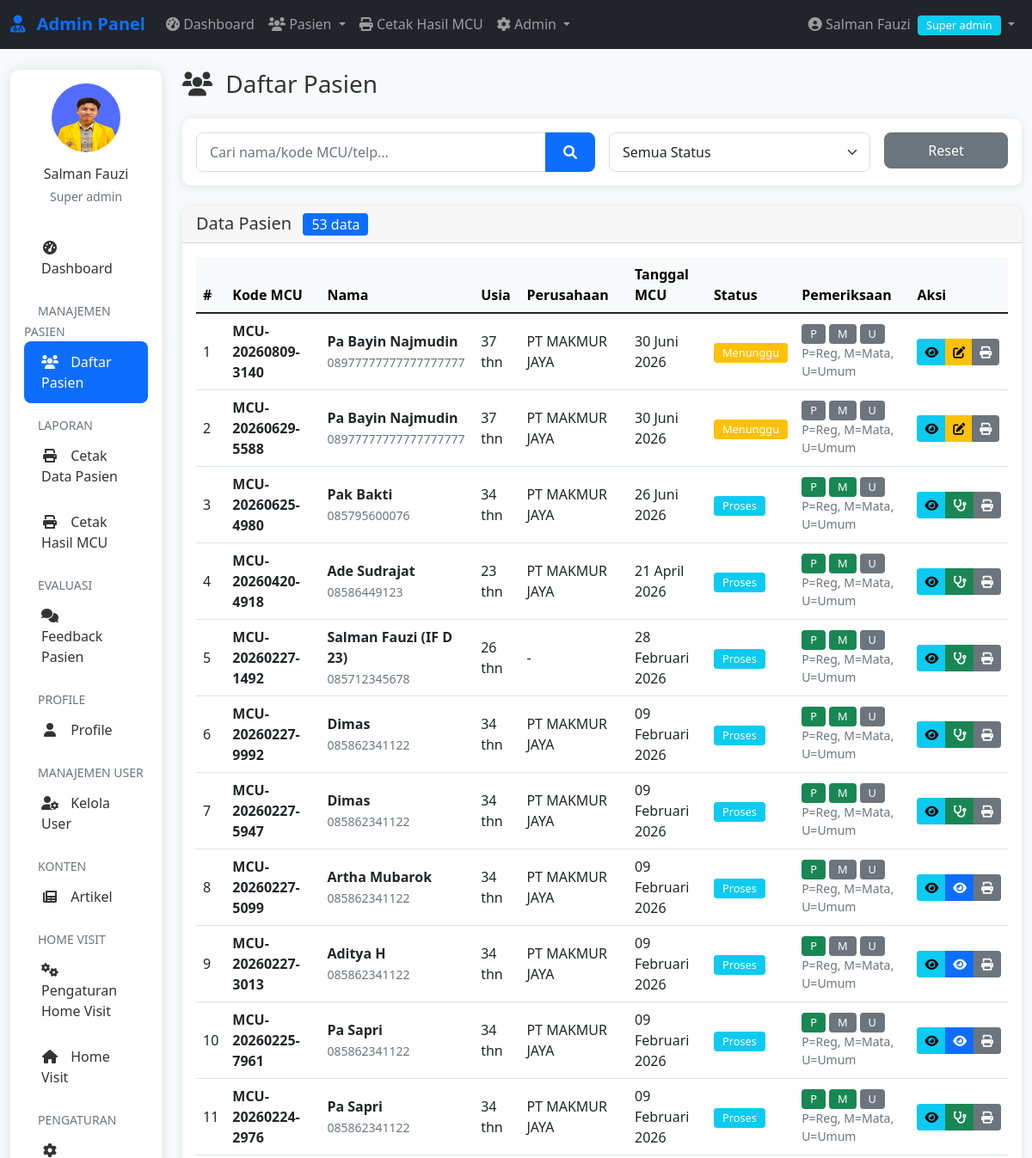
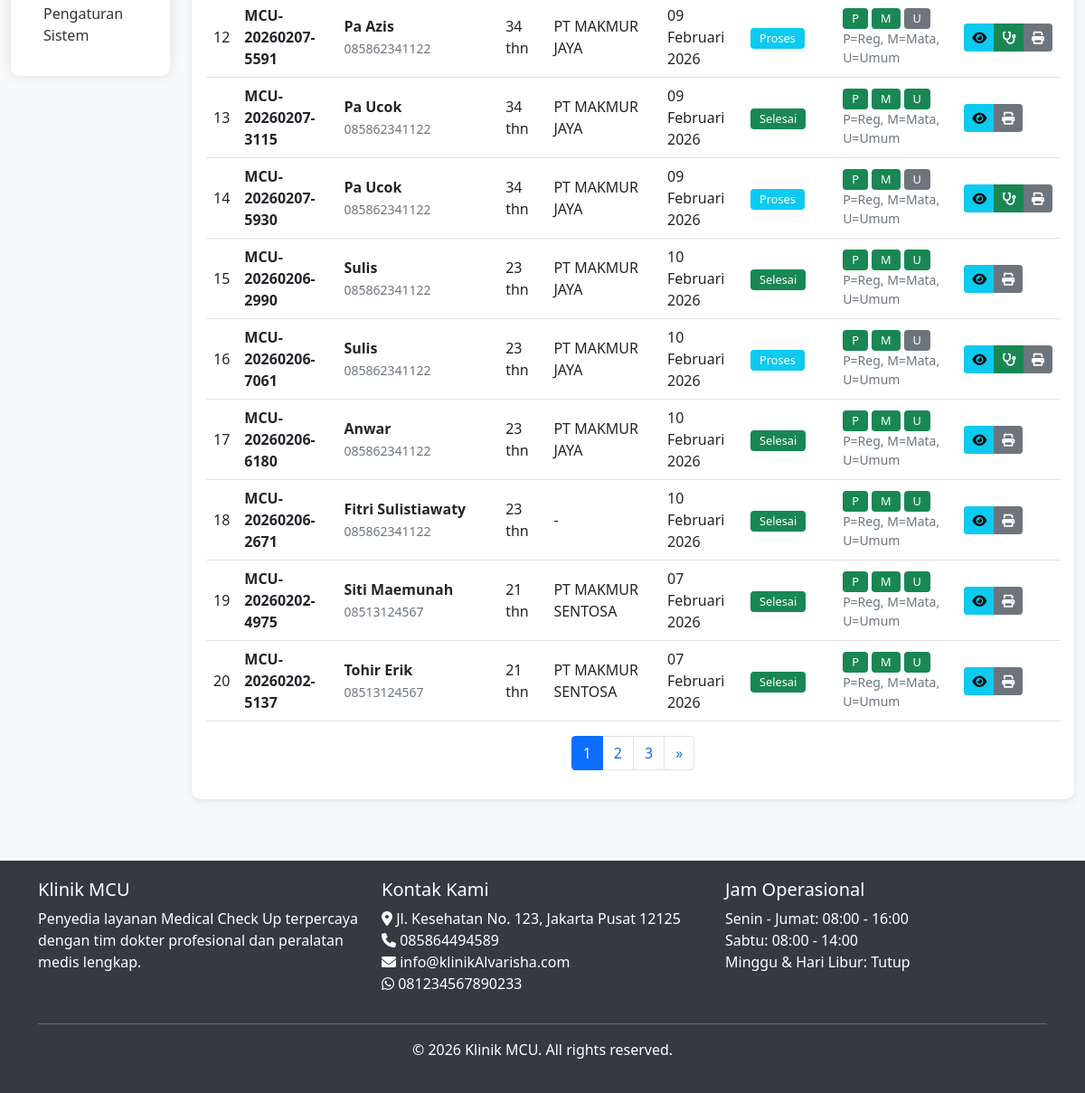
Screenshot of /admin/dashboard.php?page=patients&filter=all (signed in) with the database file from the repository (2 pictures, top to bottom).
### tables this page shows
CREATE TABLE `pasien` (
  `id` int(11) NOT NULL,
  `kode_mcu` varchar(20) DEFAULT NULL,
  `nama` varchar(100) NOT NULL,
  `jenis_kelamin` enum('L','P') DEFAULT NULL,
  `tempat_lahir` varchar(50) DEFAULT NULL,
  `tanggal_lahir` date DEFAULT NULL,
  `usia` int(11) DEFAULT NULL,
  `alamat` text DEFAULT NULL,
  `pendidikan` varchar(50) DEFAULT NULL,
  `agama` varchar(20) DEFAULT NULL,
  `golongan_darah` varchar(3) DEFAULT NULL,
  `no_telp` varchar(20) DEFAULT NULL,
  `email` varchar(100) DEFAULT NULL,
  `perusahaan` varchar(100) DEFAULT NULL,
  `posisi_pekerjaan` varchar(100) DEFAULT NULL,
  `tanggal_mcu` date DEFAULT NULL,
  `status_pendaftaran` enum('menunggu','proses','selesai') DEFAULT 'menunggu',
  `created_at` timestamp NOT NULL DEFAULT current_timestamp(),
  `deleted_at` datetime DEFAULT NULL
);

CREATE TABLE `pengaturan` (
  `id` int(11) NOT NULL,
  `nama_klinik` varchar(100) DEFAULT NULL,
  `alamat` text DEFAULT NULL,
  `telepon` varchar(20) DEFAULT NULL,
  `email` varchar(100) DEFAULT NULL,
  `whatsapp` varchar(20) DEFAULT NULL,
  `logo` varchar(255) DEFAULT NULL,
  `tentang` text DEFAULT NULL,
  `created_at` timestamp NOT NULL DEFAULT current_timestamp(),
  `hero_image` varchar(255) DEFAULT NULL
);

### admin/dashboard.php (the view, shortened to what the rows shown need)
<?php
require_once __DIR__ . '/../includes/auth.php';
require_once __DIR__ . '/../includes/functions.php';
$offset = 0;
$page = isset($_GET['page']) ? $_GET['page'] : 'dashboard';
if ($page == 'patients') {
    $where = "1=1";
    $limit = 20;
    $page_num = isset($_GET['page_num']) ? (int)$_GET['page_num'] : 1;
    $offset = ($page_num - 1) * $limit;
    $query = "SELECT p.*,
              (SELECT COUNT(*) FROM pemeriksaan WHERE pasien_id = p.id AND pemeriksa_role = 'pendaftaran') as cek_pendaftaran,
              (SELECT COUNT(*) FROM pemeriksaan WHERE pasien_id = p.id AND pemeriksa_role = 'dokter_mata') as cek_mata,
              (SELECT COUNT(*) FROM pemeriksaan WHERE pasien_id = p.id AND pemeriksa_role = 'dokter_umum') as cek_umum
              FROM pasien p
              WHERE $where
              ORDER BY p.created_at DESC
              LIMIT $limit OFFSET $offset";
    $result = mysqli_query($conn, $query);
}
?>
<?php include '../includes/admin-header.php'; ?>
<div class="container-fluid mt-4">
    <div class="row">
            <?php include 'includes/admin-sidebar.php'; ?>
        <div class="col-lg-10">
            <?php if ($page == 'patients'): ?>
                <div class="d-flex justify-content-between align-items-center mb-4">
                    <h1 class="h3 mb-0">
                        <i class="fas fa-users me-2"></i> Daftar Pasien
                    </h1>
                </div>
                <div class="card">
                    <div class="card-body">
                        <?php if (mysqli_num_rows($result) > 0): ?>
                            <div class="table-responsive">
                                <table class="table table-hover">
                                    <thead class="table-light">
                                        <tr>
                                            <th>#</th>
                                            <th>Kode MCU</th>
                                            <th>Nama</th>
                                            <th>Usia</th>
                                            <th>Perusahaan</th>
                                            <th>Tanggal MCU</th>
                                            <th>Status</th>
                                            <th>Pemeriksaan</th>
                                            <th>Aksi</th>
                                        </tr>
                                    </thead>
                                    <tbody>
                                        <?php $no = $offset + 1; ?>
                                        <?php while ($patient = mysqli_fetch_assoc($result)): ?>
                                            <tr>
                                                <td><?php echo $no++; ?></td>
                                                <td>
                                                    <strong><?php echo $patient['kode_mcu']; ?></strong>
                                                </td>
                                                <td>
                                                    <div class="fw-bold"><?php echo htmlspecialchars($patient['nama']); ?></div>
                                                    <small class="text-muted"><?php echo $patient['no_telp']; ?></small>
                                                </td>
                                                <td><?php echo $patient['usia']; ?> thn</td>
                                                <td><?php echo $patient['perusahaan'] ?: '-'; ?></td>
                                                <td><?php echo formatDateIndo($patient['tanggal_mcu']); ?></td>
                                                <td><?php echo getStatusBadge($patient['status_pendaftaran']); ?></td>
                                                <td>
                                                    <div class="d-flex gap-1">
                                                        <span class="badge <?php echo $patient['cek_pendaftaran'] ? 'bg-success' : 'bg-secondary'; ?>">
                                                            P
                                                        </span>
                                                        <span class="badge <?php echo $patient['cek_mata'] ? 'bg-success' : 'bg-secondary'; ?>">
                                                            M
                                                        </span>
                                                        <span class="badge <?php echo $patient['cek_umum'] ? 'bg-success' : 'bg-secondary'; ?>">
                                                            U
                                                        </span>
                                                    </div>
                                                    <small class="d-block text-muted">P=Reg, M=Mata, U=Umum</small>
                                                </td>
                                                <td>
                                                    <div class="btn-group btn-group-sm">
                                                        <a href="pasien/detail.php?id=<?php echo $patient['id']; ?>"
                                                            class="btn btn-info"
                                                            title="Detail">
                                                            <i class="fas fa-eye"></i>
                                                        </a>
                                                        <?php if (canExamine('pendaftaran')): ?>
                                                            <?php if (!$patient['cek_pendaftaran']): ?>
                                                                <a href="pasien/pemeriksaan.php?role=pendaftaran&id=<?php echo $patient['id']; ?>"
                                                                    class="btn btn-warning"
                                                                    title="Pemeriksaan Pendaftaran">
                                                                    <i class="fas fa-edit"></i>
                                                                </a>
                                                            <?php endif; ?>
                                                        <?php endif; ?>
                                                        <?php if (canExamine('dokter_mata')): ?>
                                                            <?php if ($patient['cek_pendaftaran'] && !$patient['cek_mata']): ?>
                                                                <a href="pasien/pemeriksaan.php?role=dokter_mata&id=<?php echo $patient['id']; ?>"
                                                                    class="btn btn-primary"
                                                                    title="Pemeriksaan Mata">
                                                                    <i class="fas fa-eye"></i>
                                                                </a>
                                                            <?php endif; ?>
                                                        <?php endif; ?>
                                                        <?php if (canExamine('dokter_umum')): ?>
                                                            <?php if ($patient['cek_mata'] && !$patient['cek_umum']): ?>
                                                                <a href="pasien/pemeriksaan.php?role=dokter_umum&id=<?php echo $patient['id']; ?>"
                                                                    class="btn btn-success"
                                                                    title="Pemeriksaan Umum">
                                                                    <i class="fas fa-stethoscope"></i>
                                                                </a>
                                                            <?php endif; ?>
                                                        <?php endif; ?>
                                                        <?php if ($can_access_reports): ?>
                                                            <a href="laporan/cetak-hasil.php?id=<?php echo $patient['id']; ?>"
                                                                target="_blank"
                                                                class="btn btn-secondary"
                                                                title="Cetak Hasil">
                                                                <i class="fas fa-print"></i>
                                                            </a>
                                                        <?php endif; ?>
                                                    </div>
                                                </td>
                                            </tr>
                                        <?php endwhile; ?>
                                    </tbody>
                                </table>
                            </div>
                        <?php else: ?>
                            <div class="alert alert-info">
                                <i class="fas fa-info-circle me-2"></i> Tidak ada data pasien.
                            </div>
                        <?php endif; ?>
                    </div>
                </div>
            <?php endif; ?>
        </div>
    </div>
</div>
<?php include '../includes/admin-footer.php'; ?>

### includes/functions.php (shortened to what the rows shown need)
<?php
require_once __DIR__ . '/../config/database.php';
function formatDateIndo($date, $with_time = false)
{
    $months = array(
        1 => 'Januari',
        'Februari',
        'Maret',
        'April',
        'Mei',
        'Juni',
        'Juli',
        'Agustus',
        'September',
        'Oktober',
        'November',
        'Desember'
    );
    $timestamp = strtotime($date);
    $day = date('d', $timestamp);
    $month = $months[date('n', $timestamp)];
    $year = date('Y', $timestamp);
    $formatted = $day . ' ' . $month . ' ' . $year;
    return $formatted;
}
function getSetting($key)
{
    global $conn;
    $query = "SELECT $key FROM pengaturan LIMIT 1";
    $result = mysqli_query($conn, $query);
    $row = mysqli_fetch_assoc($result);
    return $row[$key] ?? '';
}
function getStatusBadge($status)
{
    switch ($status) {
        case 'menunggu':
            return '<span class="badge bg-warning">Menunggu</span>';
        case 'proses':
            return '<span class="badge bg-info">Proses</span>';
        case 'selesai':
            return '<span class="badge bg-success">Selesai</span>';
    }
}

### includes/admin-footer.php (shortened to what the rows shown need)
</div>
</div>
<footer class="mt-5">
    <div class="container">
        <div class="row">
            <div class="col-md-4">
                <ul class="list-unstyled">
                    <li><i class="fas fa-map-marker-alt"></i> <?php echo getSetting('alamat'); ?></li>
                    <li><i class="fas fa-phone"></i> <?php echo getSetting('telepon'); ?></li>
                    <li><i class="fas fa-envelope"></i> <?php echo getSetting('email'); ?></li>
                    <li><i class="fab fa-whatsapp"></i> <?php echo getSetting('whatsapp'); ?></li>
                </ul>
            </div>
        </div>
    </div>
</footer>
</body>
</html>

### rows the page displays
pasien: kode_mcu "MCU-20260809-3140", nama "Pa Bayin Najmudin", no_telp "08977777777777777777", usia "37", perusahaan "PT MAKMUR JAYA", tanggal_mcu "30 Juni 2026", status_pendaftaran "Menunggu"
pasien: kode_mcu "MCU-20260629-5588", nama "Pa Bayin Najmudin", no_telp "08977777777777777777", usia "37", perusahaan "PT MAKMUR JAYA", tanggal_mcu "30 Juni 2026", status_pendaftaran "Menunggu"
pasien: kode_mcu "MCU-20260625-4980", nama "Pak Bakti", no_telp "085795600076", usia "34", perusahaan "PT MAKMUR JAYA", tanggal_mcu "26 Juni 2026", status_pendaftaran "Proses"
pasien: kode_mcu "MCU-20260420-4918", nama "Ade Sudrajat", no_telp "08586449123", usia "23", perusahaan "PT MAKMUR JAYA", tanggal_mcu "21 April 2026", status_pendaftaran "Proses"
pasien: kode_mcu "MCU-20260227-1492", nama "Salman Fauzi (IF D 23)", no_telp "085712345678", usia "26", perusahaan "-", tanggal_mcu "28 Februari 2026", status_pendaftaran "Proses"
pasien: kode_mcu "MCU-20260227-9992", nama "Dimas", no_telp "085862341122", usia "34", perusahaan "PT MAKMUR JAYA", tanggal_mcu "09 Februari 2026", status_pendaftaran "Proses"
pasien: kode_mcu "MCU-20260227-5947", nama "Dimas", no_telp "085862341122", usia "34", perusahaan "PT MAKMUR JAYA", tanggal_mcu "09 Februari 2026", status_pendaftaran "Proses"
pasien: kode_mcu "MCU-20260227-5099", nama "Artha Mubarok", no_telp "085862341122", usia "34", perusahaan "PT MAKMUR JAYA", tanggal_mcu "09 Februari 2026", status_pendaftaran "Proses"
pasien: kode_mcu "MCU-20260227-3013", nama "Aditya H", no_telp "085862341122", usia "34", perusahaan "PT MAKMUR JAYA", tanggal_mcu "09 Februari 2026", status_pendaftaran "Proses"
pasien: kode_mcu "MCU-20260225-7961", nama "Pa Sapri", no_telp "085862341122", usia "34", perusahaan "PT MAKMUR JAYA", tanggal_mcu "09 Februari 2026", status_pendaftaran "Proses"
pasien: kode_mcu "MCU-20260224-2976", nama "Pa Sapri", no_telp "085862341122", usia "34", perusahaan "PT MAKMUR JAYA", tanggal_mcu "09 Februari 2026", status_pendaftaran "Proses"
pasien: kode_mcu "MCU-20260207-5591", nama "Pa Azis", no_telp "085862341122", usia "34", perusahaan "PT MAKMUR JAYA", tanggal_mcu "09 Februari 2026", status_pendaftaran "Proses"
pasien: kode_mcu "MCU-20260207-3115", nama "Pa Ucok", no_telp "085862341122", usia "34", perusahaan "PT MAKMUR JAYA", tanggal_mcu "09 Februari 2026", status_pendaftaran "Selesai"
pasien: kode_mcu "MCU-20260207-5930", nama "Pa Ucok", no_telp "085862341122", usia "34", perusahaan "PT MAKMUR JAYA", tanggal_mcu "09 Februari 2026", status_pendaftaran "Proses"
pasien: kode_mcu "MCU-20260206-2990", nama "Sulis", no_telp "085862341122", usia "23", perusahaan "PT MAKMUR JAYA", tanggal_mcu "10 Februari 2026", status_pendaftaran "Selesai"
pasien: kode_mcu "MCU-20260206-7061", nama "Sulis", no_telp "085862341122", usia "23", perusahaan "PT MAKMUR JAYA", tanggal_mcu "10 Februari 2026", status_pendaftaran "Proses"
pasien: kode_mcu "MCU-20260206-6180", nama "Anwar", no_telp "085862341122", usia "23", perusahaan "PT MAKMUR JAYA", tanggal_mcu "10 Februari 2026", status_pendaftaran "Selesai"
pasien: kode_mcu "MCU-20260206-2671", nama "Fitri Sulistiawaty", no_telp "085862341122", usia "23", perusahaan "-", tanggal_mcu "10 Februari 2026", status_pendaftaran "Selesai"
pasien: kode_mcu "MCU-20260202-4975", nama "Siti Maemunah", no_telp "08513124567", usia "21", perusahaan "PT MAKMUR SENTOSA", tanggal_mcu "07 Februari 2026", status_pendaftaran "Selesai"
pasien: kode_mcu "MCU-20260202-5137", nama "Tohir Erik", no_telp "08513124567", usia "21", perusahaan "PT MAKMUR SENTOSA", tanggal_mcu "07 Februari 2026", status_pendaftaran "Selesai"
pengaturan: alamat "Jl. Kesehatan No. 123, Jakarta Pusat 12125", telepon "085864494589", email "info@klinikAlvarisha.com", whatsapp "081234567890233"

### other values shown
$_SESSION['nama_lengkap'] "Salman Fauzi"
str_replace('_', ' ', $_SESSION['role']) "Super admin"
$total_records "53"
